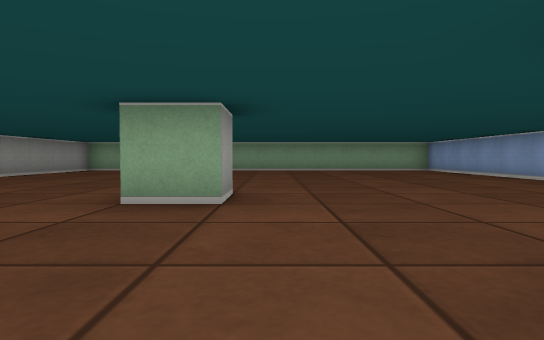
view 1 (above)

12 first-person views from a walk through a cub3D ray-caster map. The camera is about half as high as the walls, tilts 2° down and sees 75° across. The floor is counted in squares. Each view is taken from the middle of a square. On the plan, view 1 faces up. The plan holds only what a view shows up to about 9 squares ahead; the rest is blank.

view 2
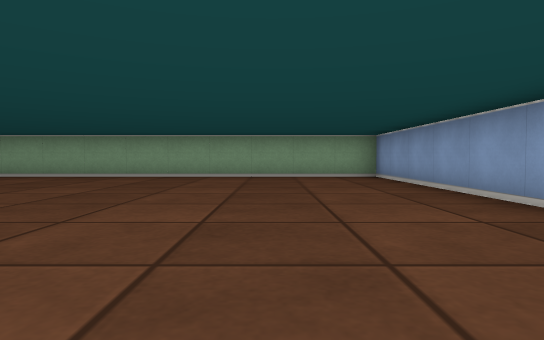

view 3
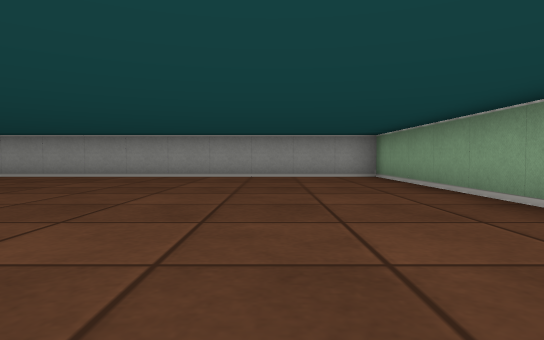

view 4
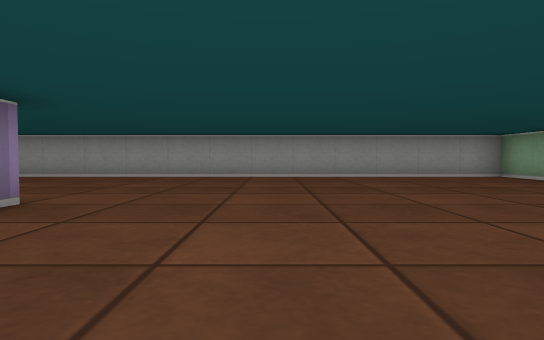

view 5
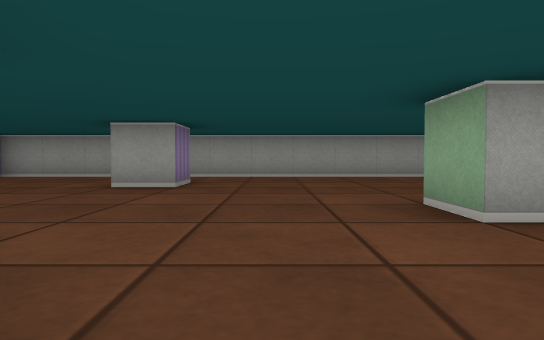

view 6
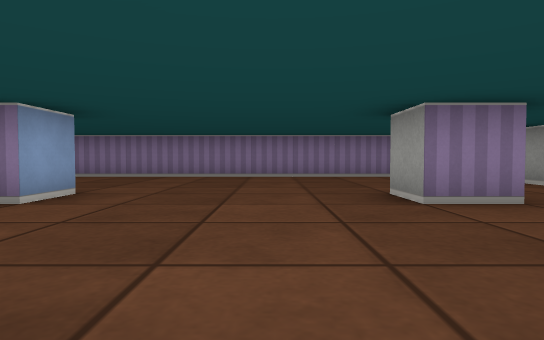

view 7
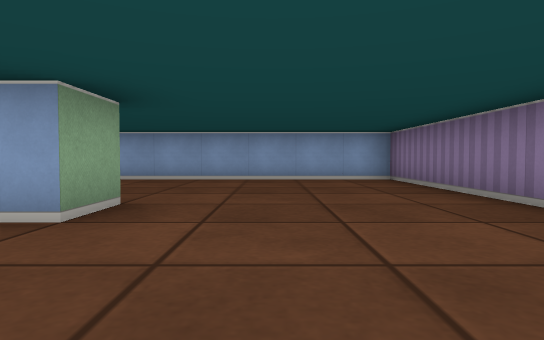

view 8
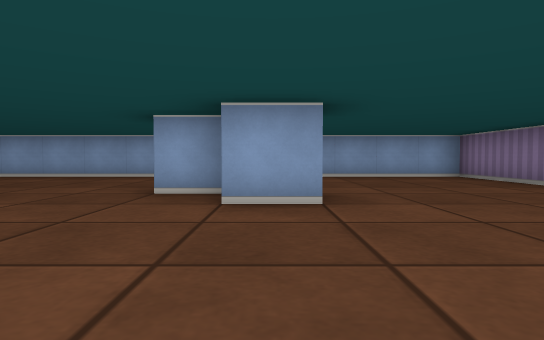

view 9
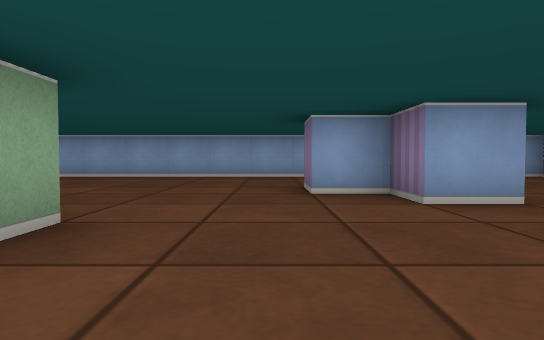

view 10
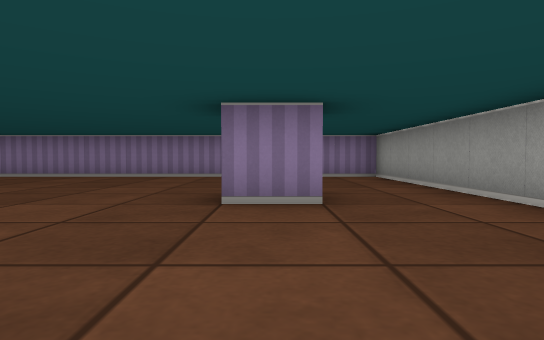

view 11
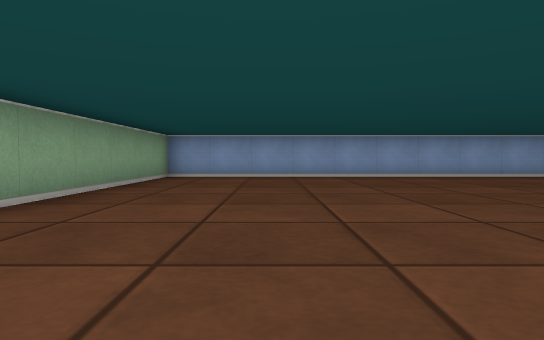

view 12
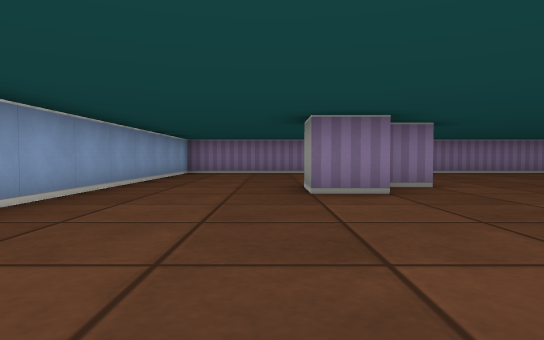

### Floor plan
Points are (right, up) in squares from view 1. A wall is a line through its corners. A room is listed if a view was taken in it or the views show most of it. See-through windows are left out.
Room 1 (views 1, 2, 3, 4, 5, 6, 7, 8, 9, 10, 11, 12)
walls: (-0.5, 4.5) (-0.5, 3.5) (-1.5, 3.5); (1.5, -0.5) (0.5, -0.5) (0.5, 0.5) (1.5, 0.5) (1.5, 1.5) (2.5, 1.5) (2.5, 0.5); (-4.6, 0.5) (-3.5, 0.5) (-3.5, -0.5); (5.5, -4.5) (5.5, 12.5) (-6.5, 12.5) (-6.5, -4.5) (5.5, -4.5)

Where each view was taken, in squares from view 1:
view 1: 0 up, 0 right, facing up
view 2: 4 up, 3 right, facing up
view 3: 10 up, 2 right, facing left
view 4: 7 up, 2 right, facing left
view 5: 2 up, 2 right, facing left
view 6: 4 up, 2 left, facing down
view 7: 2 down, 2 left, facing right
view 8: 0 up, 3 left, facing right
view 9: 2 up, 3 left, facing right
view 10: 4 up, 4 left, facing down
view 11: 10 up, 3 left, facing right
view 12: 6 up, 3 right, facing down
